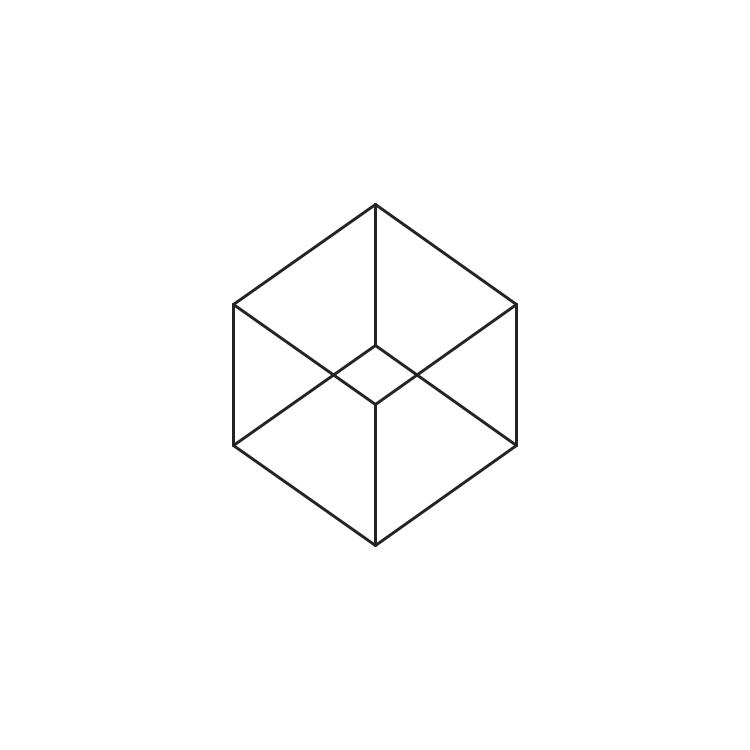
Frame 1 (no input)
Frame 60 (the mouse pressed at the canvas centre just before this capture): identical to frame 1, image omitted
Frame 120 (the mouse held since frame 60 and released just before this capture): identical to frame 1, image omitted

The Processing sketch that drew this single still picture (run headless with seeded random() and noise(); from frame 60 on, the mouse is pressed at the canvas centre):

// Processing sketch: moving
// ── moving.pde
float[][] MatrixMul(float A[][], float B[][]) {
  float [][] Mat = new float [4][4];
  for (int i=0; i<4; i++) {
    for (int j=0; j<4; j++) {
      for (int k=0; k<4; k++) {
        Mat[i][j] += A[i][k]*B[k][j];
      }
    }
  }
  return Mat;
}

//回転行列
float[][] MatrixI() {
  float [][] Mat = new float [4][4];
  Mat[0][0] = 1;
  Mat[1][1] = 1;
  Mat[2][2] = 1;
  Mat[3][3] = 1;
  return Mat;
}


float[][] MatrixRotateX(float a) {
  float [][] Mat = new float [4][4];
  Mat[0][0] = 1;
  Mat[1][1] = cos(a);
  Mat[1][2] = -sin(a);
  Mat[2][1] = sin(a);
  Mat[2][2] = cos(a);
  Mat[3][3] = 1;
  return Mat;
}

float[][] MatrixRotateY(float a) {
  float [][] Mat = new float [4][4];
  Mat[0][0] = cos(a);
  Mat[0][2] = sin(a);
  Mat[1][1] = 1;
  Mat[2][0] = -sin(a);
  Mat[2][2] = cos(a);
  Mat[3][3] = 1;
  return Mat;
}

float[][] MatrixRotateZ(float a) {
  float [][] Mat = new float [4][4];
  Mat[0][0] = cos(a);
  Mat[0][1] = -sin(a);
  Mat[1][0] = sin(a);
  Mat[1][1] = cos(a);
  Mat[2][2] = 1;
  Mat[3][3] = 1;
  return Mat;
}

float[][] MatrixMove(Vector3D v) {
  float [][] Mat = new float [4][4];
  Mat[0][0] = 1;
  Mat[1][1] = 1;
  Mat[2][2] = 1;
  Mat[3][3] = 1;
  Mat[0][3] = v.x;
  Mat[1][3] = v.y;
  Mat[2][3] = v.z;
  return Mat;
}


void printMatrix(float[][] mat) {
  for (int i=0; i<4; i++) {
    for (int j=0; j<4; j++) {
      print(mat[i][j]);
      print(", ");
    }
    print("\n");
  }
}

class Vector3D {
  float x, y, z;
  Vector3D(float _x, float _y, float _z) {
    this.x = _x;
    this.y = _y;
    this.z = _z;
  }
  Vector3D actMatrix(float Mat[][]) {
    Vector3D p = new Vector3D(0, 0, 0);
    p.x = this.x * Mat[0][0] + this.y * Mat[0][1] + this.z * Mat[0][2] + Mat[0][3];
    p.y = this.x * Mat[1][0] + this.y * Mat[1][1] + this.z * Mat[1][2] + Mat[1][3];
    p.z = this.x * Mat[2][0] + this.y * Mat[2][1] + this.z * Mat[2][2] + Mat[2][3];
    return p;
  }
}

float transformMatrix[][] = new float [4][4];
float t = 0;

void line3D(Vector3D p1, Vector3D p2) {
  Vector3D a1 = p1.actMatrix(transformMatrix);
  Vector3D a2 = p2.actMatrix(transformMatrix);
  //ellipse(a1.x, a1.y, 10, 10); 頂点
  //ellipse(a2.x, a2.y, 10, 10);
  line(a1.x, a1.y, a2.x, a2.y);
}

void setup() {
  size(750, 750);
  frameRate(50); // 50fpsでアニメーションする
}

void draw(){;
  t += 1;
  background(255);
  translate(width/2, height/2);
  
  int s = 100;
  transformMatrix = MatrixI();
  float mat1[][] = MatrixRotateX(PI/4);
  float mat2[][] = MatrixRotateY(PI/4);
  transformMatrix = MatrixMul(mat2, transformMatrix);
  transformMatrix = MatrixMul(mat1, transformMatrix);

  Vector3D p1 = new Vector3D(-s, -s, s);
  Vector3D p2 = new Vector3D(-s, s, s);
  Vector3D p3 = new Vector3D(s, s, s);
  Vector3D p4 = new Vector3D(s, -s, s);
  Vector3D p5 = new Vector3D(-s, -s, -s);
  Vector3D p6 = new Vector3D(-s, s, -s);
  Vector3D p7 = new Vector3D(s, s, -s);
  Vector3D p8 = new Vector3D(s, -s, -s);
  stroke(35);
  strokeWeight(3);
  line3D(p1, p2);
  line3D(p2, p3);
  line3D(p3, p4);
  line3D(p4, p1);
  line3D(p5, p6);
  line3D(p6, p7);
  line3D(p7, p8);
  line3D(p8, p5);
  line3D(p1, p5);
  line3D(p2, p6);
  line3D(p3, p7);
  line3D(p4, p8);
}
